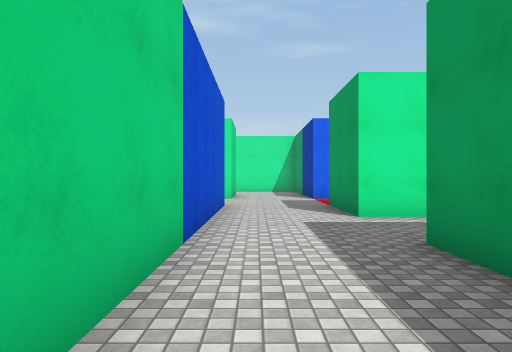
View 1 (above)

21 first-person views from a walk through a 3-D level made in the Unity game engine. The camera is 1.4 m above the floor, looks level and sees 70° across. The floor is counted in squares, 2 m on a side. Each view is taken from the middle of a square. On the plan, view 1 faces up. The plan holds only what a view shows up to about 11 squares ahead; the rest is blank. The place goes on beyond the plan. The player is left out. Surface patterns are stand-ins for the level's own textures.

View 2
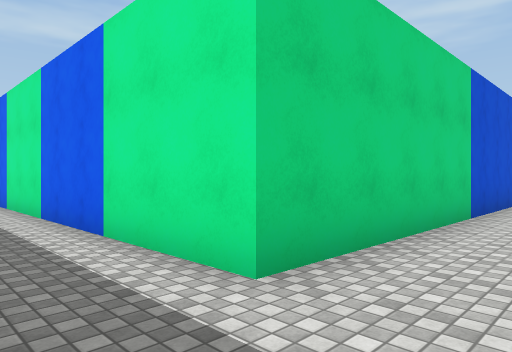

View 3
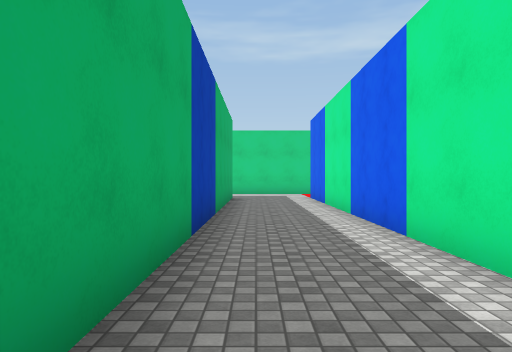

View 4
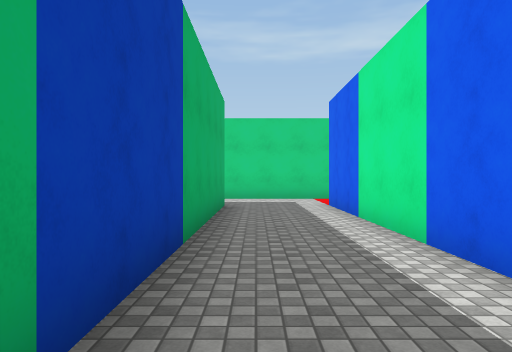

View 5
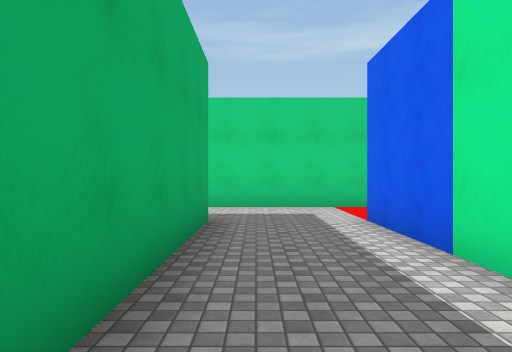

View 6
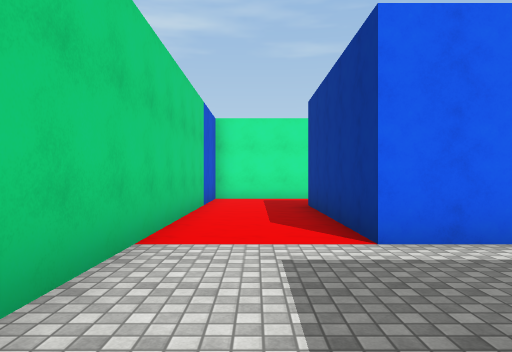

View 7
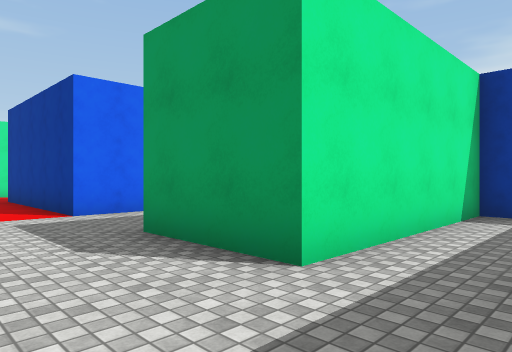

View 8
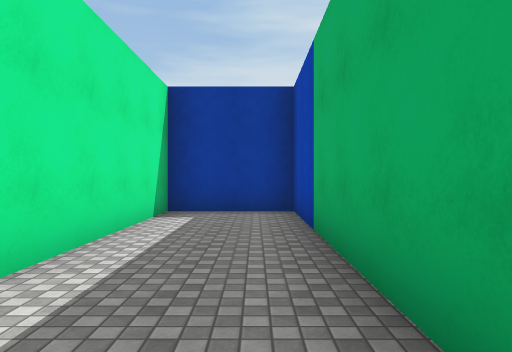

View 9
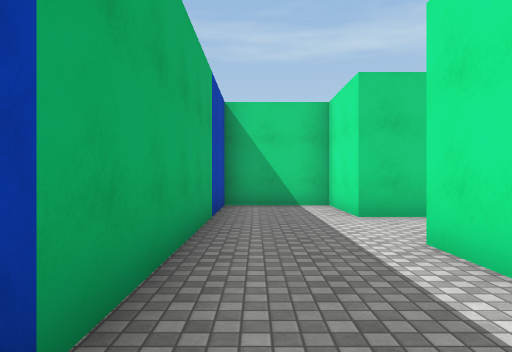

View 10
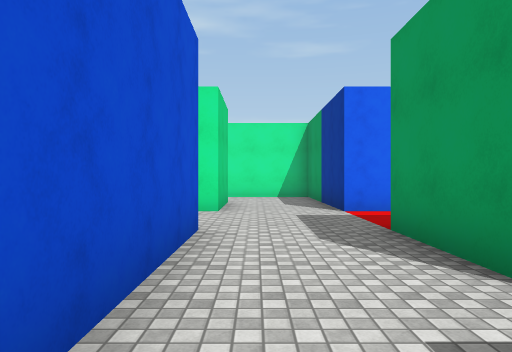

View 11
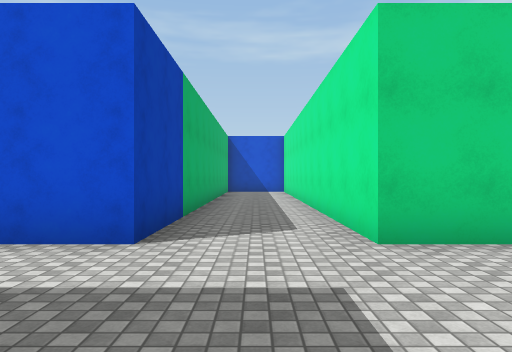

View 12
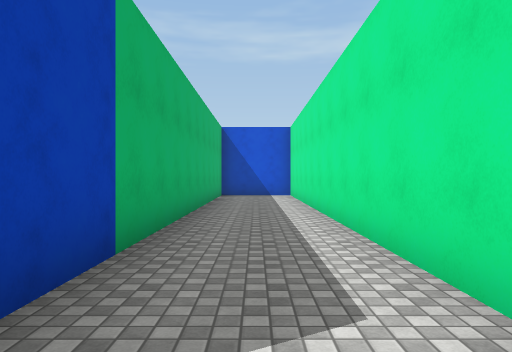

View 13
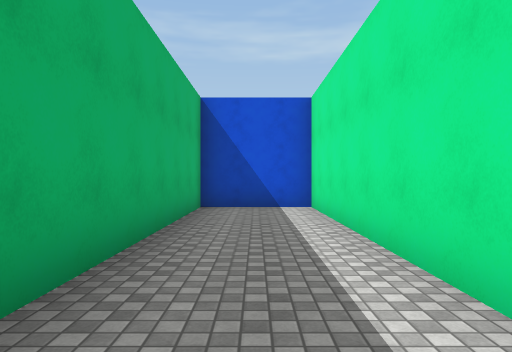

View 14
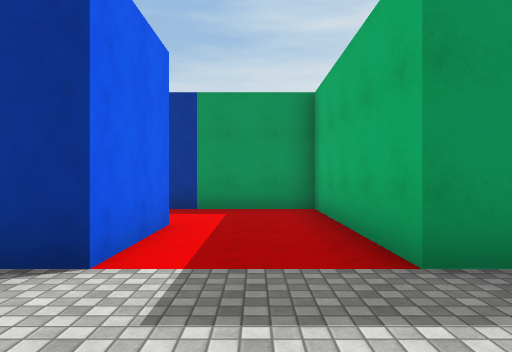

View 15
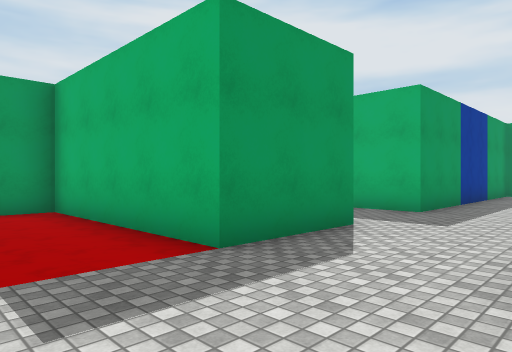

View 16
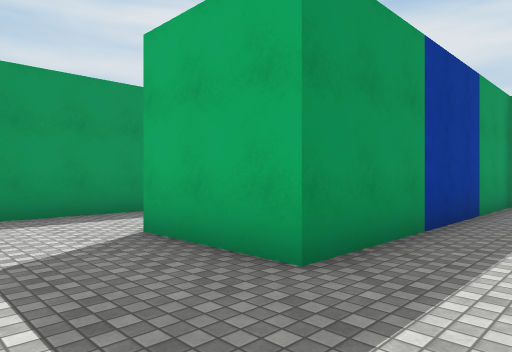

View 17
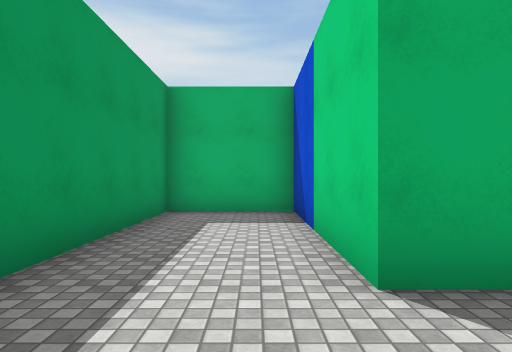

View 18
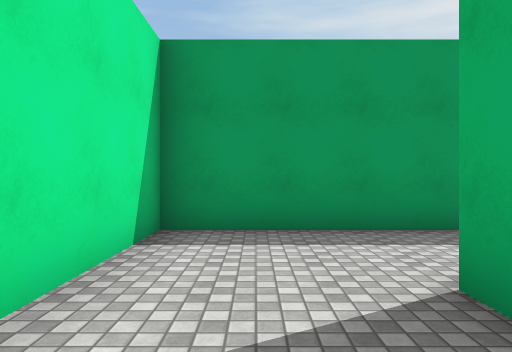

View 19
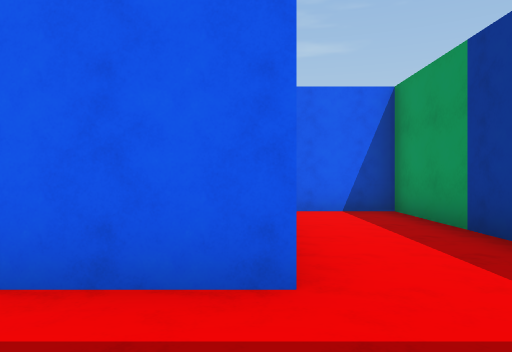

View 20
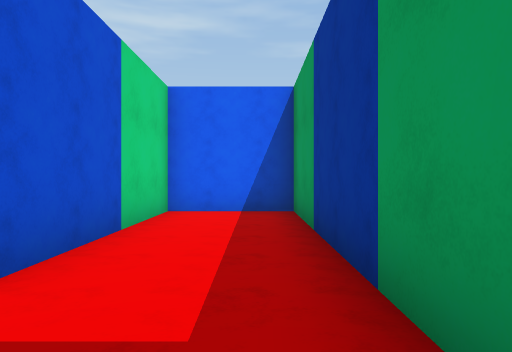

View 21
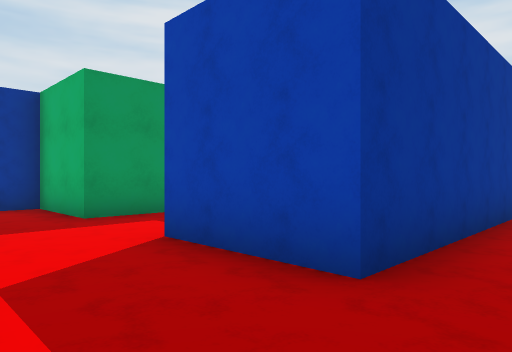

### Floor plan
Points are (right, up) in squares from view 1. A wall is a line through its corners. A room is listed if a view was taken in it or the views show most of it. See-through windows are left out.
Room 1 (views 1, 2, 3, 4, 5, 6, 7, 8, 9, 10, 16, 17, 18, 21)
walls: (-5.8, 2.2) (-5.8, 3.7) (-3.3, 3.7) (-3.3, 4.5); (-0.7, 6.6) (-0.7, -1.2) (-10.7, -1.2) (-10.7, 3.7) (-8.2, 3.7); (-13.2, 6) (-13.2, -6.3) (-15.7, -6.3) (-15.7, -8.7) (-5.8, -8.7) (-5.8, -6.3) (-10.7, -6.3) (-10.7, -3.7) (0, -3.7); (1.7, -3.8) (1.7, 3.7) (4.3, 3.7) (4.3, -1.3) (6.8, -1.3) (6.8, 6.2) (1.7, 6.2)
ways out: opening at (0.5, 7.5) to room 2
Room 2 (views 11, 12, 13, 14, 15, 19, 20)
walls: (-0.7, 11.3) (-13.2, 11.3) (-13.2, 8.8) (-0.7, 8.8) (-0.7, 6.6); (1.7, 6.2) (1.7, 8.8) (6.8, 8.8) (6.8, 16.3) (4.3, 16.3) (4.3, 11.3) (1.7, 11.3)
ways out: opening at (0.5, 7.5) to room 1; opening at (0.5, 12.5)

Where each view was taken, in squares from view 1:
view 1: 0 up, 0 right, facing up
view 2: 3 down, 1 right, facing up-left
view 3: 3 down, 1 right, facing left
view 4: 3 down, 2 left, facing left
view 5: 3 down, 5 left, facing left
view 6: 5 down, 12 left, facing up
view 7: 8 down, 13 left, facing up-right
view 8: 8 down, 13 left, facing right
view 9: 8 down, 7 left, facing left
view 10: 4 up, 0 right, facing up
view 11: 10 up, 3 right, facing left
view 12: 10 up, 0 right, facing left
view 13: 10 up, 5 left, facing left
view 14: 10 up, 1 left, facing right
view 15: 11 up, 1 left, facing down-right
view 16: 6 up, 0 right, facing down-right
view 17: 6 up, 5 right, facing down
view 18: 5 up, 2 right, facing right
view 19: 9 up, 4 right, facing up
view 20: 9 up, 6 right, facing up
view 21: 6 up, 12 left, facing down-right
